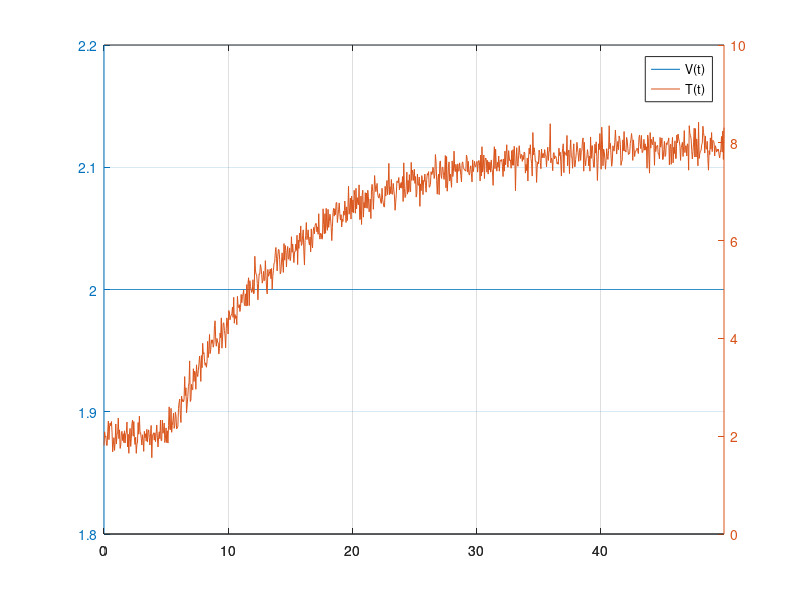

MATLAB code for this plot: (Note: this script raises an error after producing the figure.)
% Pratica_9_Metodos_deterministicos_1_ordem
dados = load('dadosordem1.txt')
t = dados(:,1);
v = dados(:,2);
T = dados(:,3);

figure('color',[1 1 1])
plotyy(t,v,t,T)
grid on
legend('V(t)','T(t)')

K_approx = (8-2)/2;
t_d_approx = 5;
y_632_approx = 2+0.632*(8-2);
t_632_approx = 15;
s = tf('s');
num = [K_approx];

%a - Metodo das integrais
%usando trapz
v_norm = (v-0)./(max(v) - 0)
T_norm = (T-min(T))./(max(T) - min(T))
theta_tau = trapz(t,v_norm-T_norm)
tau_1_Nish = exp(1)*trapz(t(t<theta_tau),T_norm(t<theta_tau));
t_d_Nish = theta_tau-tau_1_Nish;
den_Nish = [tau_1_Nish 1];
H_Nish = tf(num,den_Nish);
H_Nish = H_Nish*exp(-t_d_Nish*s);
% step(H_Nish)
%H_Nish = tf(num,den_Nish,'InputDelay',t_d_Nish)

%b - Metodo de uma constante de tempo (63,2%)
tau_1_1const_temp = 15-t_d_approx;
t_d_1const_temp = t_d_approx;
den_1const = [tau_1_1const_temp 1];
H_1const = tf(num,den_1const)*exp(-t_d_1const_temp*s);

%c - Metodo de quatro constantes de tempo (98%)
y_4t_approx = 2+0.98*(8-2);
t_4t_approx = 42;
tau_4_approx = t_4t_approx - t_d_approx;
tau_1_4const_temp = tau_4_approx/4;
t_d_4const_temp = t_d_approx;
den_4const = [tau_1_4const_temp 1];
H_4const = tf(num,den_4const)*exp(-t_d_4const_temp*s);

%d - Metodo de Ziegler-Nichols;
t_3_ZN = 16.7;
tau_1_ZN = t_3_ZN-t_d_approx;
t_d_ZN = t_d_approx;
den_ZN = [tau_1_ZN 1];
H_ZN = tf(num, den_ZN)*exp(-t_d_ZN*s);

%e - Metodo de Smith;
y_283_approx = 2 + 0.283*(8-2);
t_1_Sm = 8.3;
t_2_Sm = 15;
tau_1_Sm = 1.5*(t_2_Sm-t_1_Sm);
t_d_Sm = t_2_Sm-tau_1_Sm;
den_Sm = [tau_1_Sm 1];
H_Sm = tf(num, den_Sm)*exp(-t_d_Sm*s);

%f - Metodo de Haglund
t_2_Hag = 15;
tau_1_Hag = t_2_Hag-t_d_approx;
t_d_Hag = t_d_approx;
den_Hag = [tau_1_Hag 1];
H_Hag = tf(num, den_Hag)*exp(-t_d_Hag*s);

%g - Metodo de Sundaresan e Krishnaswami;
y_353_approx = 2 + 0.353*(8-2);
y_853_approx = 2 + 0.853*(8-2);
t_1_Sun = 8.9;
t_2_Sun = 23.3;
tau_1_Sun = 0.67*(t_2_Sun-t_1_Sun);
t_d_Sun = 1.3*t_1_Sun-0.29*t_2_Sun;
den_Sun = [tau_1_Sun 1];
H_Sun = tf(num, den_Sun)*exp(-t_d_Sun*s);

%h - Metodo da inclinacao inicial.
tau_1_inc_inicial = 17 - t_d_approx;
t_d_inc_inicial = t_d_approx;
den_inc = [tau_1_inc_inicial 1];
H_inc = tf(num, den_inc)*exp(-t_d_inc_inicial*s);

%
tau_1_approx = [tau_1_Nish,tau_1_1const_temp,tau_1_4const_temp,tau_1_ZN,tau_1_Sm,tau_1_Hag,tau_1_Sun,tau_1_inc_inicial]';
t_d_approx_all = [t_d_Nish,t_d_1const_temp,t_d_4const_temp,t_d_ZN,t_d_Sm,t_d_Hag,t_d_Sun,t_d_inc_inicial]';
%%
T_Nish = 2+lsim(H_Nish,v,t);
T_1const = 2+lsim(H_1const,v,t);
T_4const = 2+lsim(H_4const,v,t);
T_ZN = 2+lsim(H_ZN,v,t);
T_Sm = 2+lsim(H_Sm,v,t);
T_Hag = 2+lsim(H_Hag,v,t);
T_Sun = 2+lsim(H_Sun,v,t);
T_inc = 2+lsim(H_inc,v,t);

figure('color',[1 1 1])
plot(t,T)
hold all
grid on
plot(t,T_Nish)
plot(t,T_1const)
plot(t,T_4const)
plot(t,T_ZN)
plot(t,T_Sm)
plot(t,T_Hag)
plot(t,T_Sun)
plot(t,T_inc)
legend('Data','Nish','1 const.','4 const.','Ziegler-Nichols','Smith','Haglund','Sundaresan','Inc')

T_approx = [T_Nish T_1const T_4const T_ZN T_Sm T_Hag T_Sun T_inc];
MSE = sum((T_approx - repmat(T,1,size(T_approx,2)) ).^2)./size(T,1)